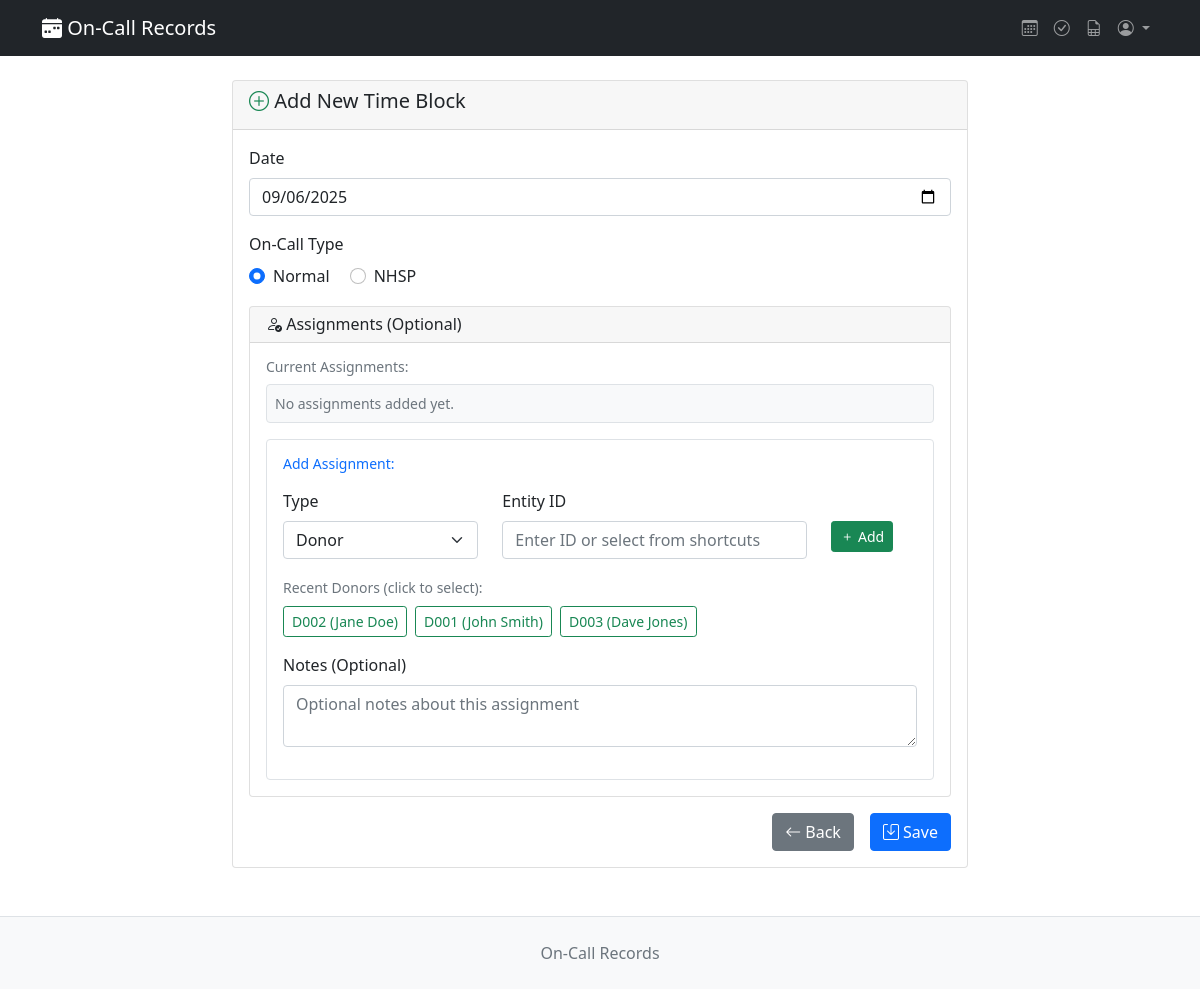
/block/add/ (signed in), run on an earlier commit of the app's database.
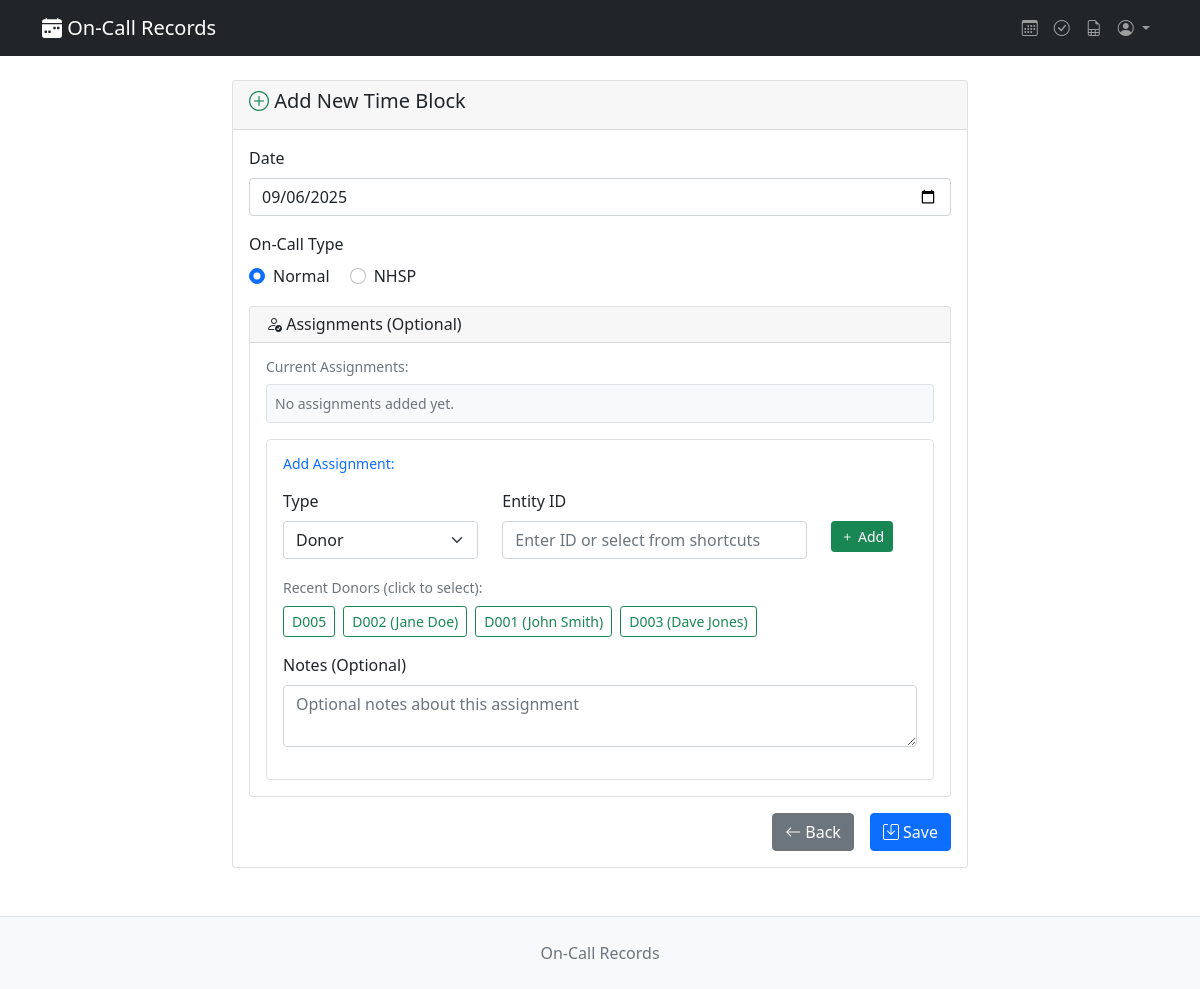
And on a later commit of the database.
### records/models.py (models this page shows, shortened)
class Donor(models.Model):
    donor_id = models.CharField(
        max_length=50,
        unique=True,
        help_text="Donor identifier (can be numeric or text)",
    )
    name = models.CharField(max_length=100, blank=True, help_text="Optional donor name")
    notes = models.TextField(blank=True, help_text="Additional notes about this donor")
    created = models.DateTimeField(default=timezone.now)

### records/views.py (the view)
# urls.py: path('block/add/', views.add_timeblock, name='add_timeblock'),
@require_oncall_staff
@check_timeblock_not_signed_off
def add_timeblock(request):
    staff = request.staff
    if request.method == "POST":
        form = TimeBlockForm(request.POST)
        if form.is_valid():
            time_block = form.save(commit=False)
            time_block.staff = staff
            form.instance = time_block  # Update form instance with staff
            time_block = form.save(commit=True)
            messages.success(request, "Block created successfully!")
            return redirect(get_dashboard_url_with_date(time_block.date))
    else:
        form = TimeBlockForm()
    return render(request, "records/add_timeblock.html", {"form": form})

### records/templates/records/add_timeblock.html (shortened to what the changed rows need)
{% extends 'records/base.html' %}
{% block content %}
<div class="row justify-content-center">
    <div class="col-md-8">
        <div class="card">
            <div class="card-body">
                <form method="post">
                    <div class="mb-3">
                        <div class="form-check-container">
                            {% for choice in form.oncall_type %}
                                <div class="form-check form-check-inline">
                                    {{ choice.tag }}
                                    <label class="form-check-label" for="{{ choice.id_for_label }}">
                                        {{ choice.choice_label }}
                                    </label>
                                </div>
                            {% endfor %}
                        </div>
                    </div>
                    <div class="card mb-3">
                        <div class="card-body">
                            <div class="border rounded p-3 bg-white">
                                <div id="recent-donors" class="mb-3" style="display: block;">
                                    <div class="d-flex flex-wrap gap-2">
                                        {% for donor in form.recent_donors %}
                                            <button type="button" class="btn btn-outline-success btn-sm recent-item-btn"
                                                    onclick="selectEntity('{{ donor.donor_id|escapejs }}')">
                                                {{ donor.donor_id }}{% if donor.name %} ({{ donor.name }}){% endif %}
                                            </button>
                                        {% empty %}
                                            <span class="text-muted">No recent donors</span>
                                        {% endfor %}
                                    </div>
                                </div>
                            </div>
                        </div>
                    </div>
                </form>
            </div>
        </div>
    </div>
</div>
{% endblock %}

What changed in the data, as far as the page shows it:
added Donor: donor_id "D005"
